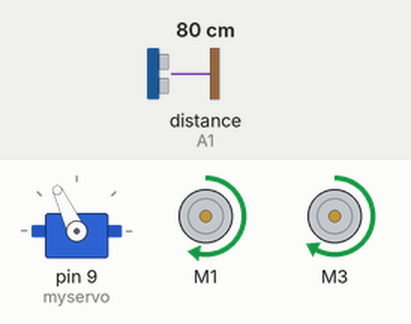
Bench run of a sketch on a simulated Arduino Uno, built with avr-gcc and run on an emulated ATmega328P. Shown: servo, 2 × DC motor (green arrow = forward, orange = backward, longer = faster). The inputs (shaded band) are chosen by the test bench; at power-on: distance to the obstacle (sensor on A1) 80 cm. The echo pulse lasts 58.3 µs per cm.

Above: at 3.9 s.
4.0 s: distance to the obstacle (sensor on A1) set to 22 cm
5.5 s: distance to the obstacle (sensor on A1) set to 18 cm
At 7.1 s:
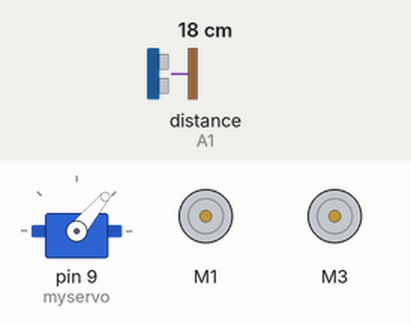
8.5 s: distance to the obstacle (sensor on A1) set to 35 cm
At 8.78 s:
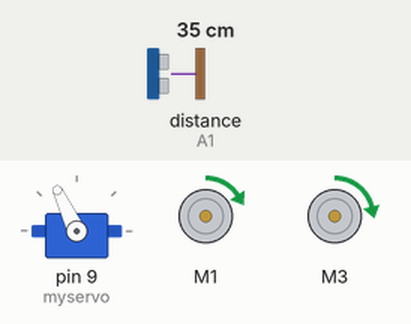
10.6 s: distance to the obstacle (sensor on A1) set to 2 cm
At 13.0 s:
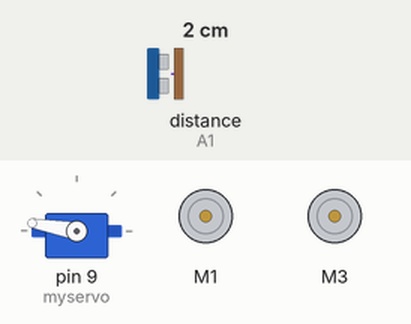
13.6 s: distance to the obstacle (sensor on A1) set to 60 cm
At 15.5 s:
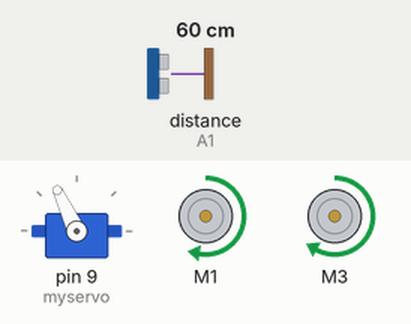
Timing chart, 0 to 16.7 s (numbered marks = the images above; inputs shaded):
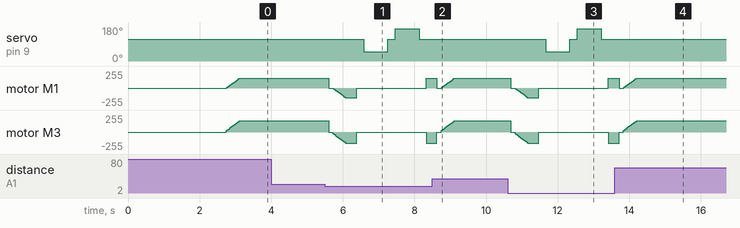

The sketch:

Car.ino
```cpp
#include <AFMotor.h>
#include <NewPing.h>
#include <Servo.h>
#define TRIG_PIN A0  //trigger the ultrasonic sound pulses
#define ECHO_PIN A1  // produces a pulse from ultrasonic sensor
#define MAX_DISTANCE 200
#define MAX_SPEED 150  //motor speed
#define MAX_SPEED_OFFSET 20
NewPing sonar(TRIG_PIN, ECHO_PIN, MAX_DISTANCE);
AF_DCMotor motor1(1, MOTOR12_1KHZ);  // motor 1 connected at M1
AF_DCMotor motor2(3, MOTOR12_1KHZ);  // motor2 connected at M3
Servo myservo;                       //servo is named myservo
boolean goesForward = false;
int distance = 100;  //distance and speed int
int speedSet = 0;


void setup() {
  myservo.attach(9);   // Servo at digital pin 9
  myservo.write(115);  // servo at 115 degrees
  delay(2000);
  distance = readPing();  //distance from the sensor
  delay(100);
  distance = readPing();
  delay(100);
  distance = readPing();
  delay(100);
  distance = readPing();
  delay(100);
}
void loop() {
  int distanceR = 0;
  int distanceL = 0;
  delay(40);
  // If distance is < 20 cm - do this function
  if (distance <= 20) {
    moveStop();
    delay(100);
    moveBackward();
    delay(300);
    moveStop();
    delay(200);
    distanceR = lookRight();
    delay(200);
    distanceL = lookLeft();
    delay(200);
    if (distanceR >= distanceL) {
      turnRight();
      moveStop();
    } else {
      turnLeft();
      moveStop();
    }
  } else {
    moveForward();
  }
  distance = readPing();
}
int lookRight() {
  myservo.write(50);
  delay(500);
  int distance = readPing();
  delay(100);
  myservo.write(115);
  return distance;
}
int lookLeft() {
  myservo.write(170);
  delay(500);
  int distance = readPing();
  delay(100);
  myservo.write(115);
  return distance;
  delay(100);
}
int readPing() {
  delay(70);
  int cm = sonar.ping_cm();
  if (cm == 0) {
    cm = 250;
  }
  return cm;
}
void moveStop() {
  motor1.run(RELEASE);
  motor2.run(RELEASE);
}
void moveForward() {
  if (!goesForward) {  // moves forward if all clear
    goesForward = true;
    motor1.run(FORWARD);
    motor2.run(FORWARD);
    for (speedSet = 0; speedSet < MAX_SPEED; speedSet += 2) {
      motor1.setSpeed(speedSet);
      motor2.setSpeed(speedSet + MAX_SPEED_OFFSET);
      delay(5);
    }
  }
}
void moveBackward() {
  goesForward = false;
  motor1.run(BACKWARD);
  motor2.run(BACKWARD);
  for (speedSet = 0; speedSet < MAX_SPEED; speedSet += 2) {
    motor1.setSpeed(speedSet);
    motor2.setSpeed(speedSet + MAX_SPEED_OFFSET);
    delay(5);
  }
}
void turnRight() {
  motor1.run(FORWARD);
  motor2.run(BACKWARD);
  delay(300);
  motor1.run(FORWARD);
  motor2.run(FORWARD);
}
void turnLeft() {
  motor1.run(BACKWARD);
  motor2.run(FORWARD);
  delay(300);
  motor1.run(FORWARD);
  motor2.run(FORWARD);
}
```

Measured:
- the behaviour switches between 21 and 20 cm on distance to the obstacle (sensor on A1) (found by bisection; images 0 and 1)
- after the input at 4.0 s, every drawn part: stays the same
- after the input at 5.5 s, servo on pin 9 (myservo): 115° → 50° after 1.1 s, → 115° 0.67 s later, → 170° 0.20 s later, → 115° 0.67 s later
- after the input at 8.5 s, servo on pin 9 (myservo): stays 115° (without the input it goes to 50° after 1.2 s)
- after the input at 10.6 s, servo on pin 9 (myservo): 115° → 50° after 1.1 s, → 115° 0.67 s later, → 170° 0.20 s later, → 115° 0.67 s later
- after the input at 13.6 s, servo on pin 9 (myservo): stays 115° (without the input it goes to 50° after 1.2 s)
